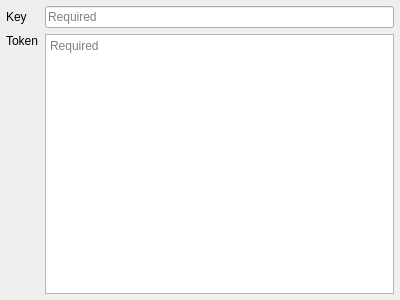
<?xml version="1.0" encoding="UTF-8"?>
<ui version="4.0">
 <class>QgsAuthEsriTokenEdit</class>
 <widget class="QWidget" name="QgsAuthEsriTokenEdit">
  <property name="geometry">
   <rect>
    <x>0</x>
    <y>0</y>
    <width>400</width>
    <height>300</height>
   </rect>
  </property>
  <layout class="QGridLayout" name="gridLayout">
   <property name="leftMargin">
    <number>6</number>
   </property>
   <property name="topMargin">
    <number>6</number>
   </property>
   <property name="rightMargin">
    <number>6</number>
   </property>
   <property name="bottomMargin">
    <number>6</number>
   </property>
   <item row="1" column="0">
    <widget class="QLabel" name="lblToken">
     <property name="text">
      <string>Token</string>
     </property>
    </widget>
   </item>
   <item row="2" column="0">
    <spacer name="verticalSpacer_2">
     <property name="orientation">
      <enum>Qt::Vertical</enum>
     </property>
     <property name="sizeHint" stdset="0">
      <size>
       <width>20</width>
       <height>173</height>
      </size>
     </property>
    </spacer>
   </item>
   <item row="1" column="1" rowspan="2">
    <widget class="QPlainTextEdit" name="mTokenEdit">
     <property name="placeholderText">
      <string>Required</string>
     </property>
    </widget>
   </item>
   <item row="0" column="0">
    <widget class="QLabel" name="label">
     <property name="text">
      <string>Key</string>
     </property>
    </widget>
   </item>
   <item row="0" column="1">
    <widget class="QLineEdit" name="mKeyEdit">
     <property name="text">
      <string/>
     </property>
     <property name="placeholderText">
      <string>Required</string>
     </property>
    </widget>
   </item>
  </layout>
 </widget>
 <resources/>
 <connections/>
</ui>
